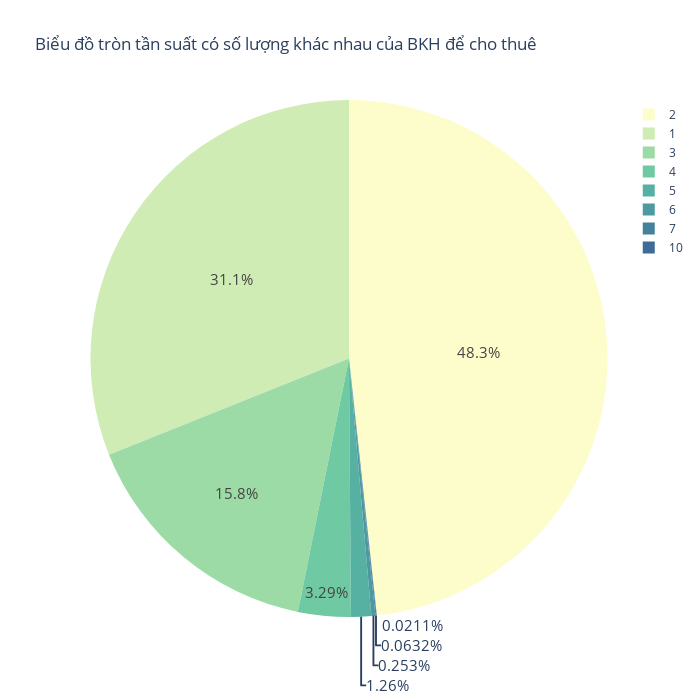

The cell this chart's notebook holds for it:
### Code cell
sns.set_style('whitegrid')
fig,axes = plt.subplots(figsize=(12,8))
colors = ['#87ace8','#e3784d', '#6ecc64','#b644e3','#eb7c87', '#EAE509','#fab1f3','#86f7d7']

ax = sns.countplot(x='Bathroom',data=df, palette=['#e3784d','#87ace8', '#6ecc64','#b644e3','#eb7c87','#fab1f3','#86f7d7','#EAE509'])
for container in ax.containers:
    ax.bar_label(container)
plt.title('Tần suất có số lượng khác nhau của Bathroom để cho thuê',fontsize=15)
plt.show()

fig = px.pie(df, names='Bathroom', height=700, width= 700, color_discrete_sequence=px.colors.sequential.deep, title='Biểu đồ tròn tần suất có số lượng khác nhau của BKH để cho thuê')
fig.update_traces(textfont_size=15)
fig.show()

### Figure 1 — Plotly figure (JSON) as saved in the notebook; plotly's stock layout.template omitted (floating-point values rounded to 4 significant figures; data arrays with more than 128 entries replaced by an {"elided": "..."} marker saying what was removed)
{"data": [{"domain": {"x": [0, 1], "y": [0, 1]}, "hovertemplate": "Bathroom=%{label}<extra></extra>", "labels": {"elided": "4745 int values"}, "legendgroup": "", "name": "", "showlegend": true, "textfont": {"size": 15}, "type": "pie"}], "layout": {"height": 700, "legend": {"tracegroupgap": 0}, "piecolorway": ["rgb(253, 253, 204)", "rgb(206, 236, 179)", "rgb(156, 219, 165)", "rgb(111, 201, 163)", "rgb(86, 177, 163)", "rgb(76, 153, 160)", "rgb(68, 130, 155)", "rgb(62, 108, 150)", "rgb(62, 82, 143)", "rgb(64, 60, 115)", "rgb(54, 43, 77)", "rgb(39, 26, 44)"], "title": {"text": "Biểu đồ tròn tần suất có số lượng khác nhau của BKH để cho thuê"}, "width": 700}}
